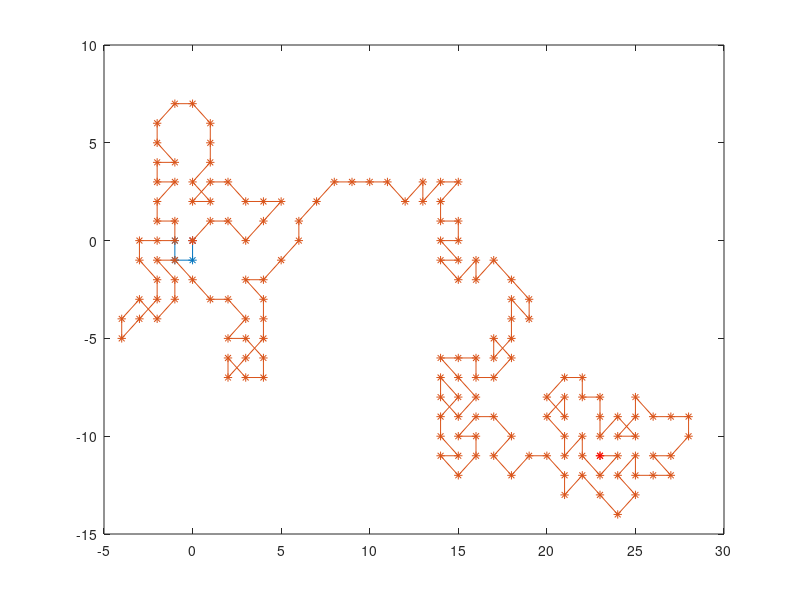

Here is the MATLAB script that generated this plot:
%% 3 A Naive approach - Random Walk
%Defining 
close all
d = 2;
N = 1e2;
noWalk = zeros(1, 2);
walk = zeros(N, 2);
     
for i = 3 : N + 1
    newDir = unidrnd(3, 1, 2) - 2;
     
    while newDir == noWalk
       newDir = unidrnd(3, 1, 2) - 2;
    end
     
    next = newDir + walk(i-2, :);
     
    if ismember(next,walk,'rows') == ones(1, 2)
        walk(i-1,:) = next;
        break
    end 
    walk(i - 1, :) = next;
end

plot(walk(1:i-2, 1), walk(1:i-2, 2),'-*')
hold on
plot(walk(i-1,1),walk(i-1,2),'-*r')
walk(1:i-1,:)
%%
%Defining the instrumental distribution gn as a standard random walk in Z2
 
%Plot the SAW
%uniform distr
%plot vector on 
%% 4 Improving - actual self avoiding walk
close all
d = 2;
N = 1e3;
walk = zeros(N, 2);
n = zeros(8,2);
counter = 0;
%for k  = 1:100
for i = 3 : N + 1
    % n is the neighbour-vector
    n(1,:) = walk(i-2,:) + [-1,0];
    n(2,:) = walk(i-2,:) + [-1,1];
    n(3,:) = walk(i-2,:) + [0,1];
    n(4,:) = walk(i-2,:) + [1,1];
    n(5,:) = walk(i-2,:) + [1,0];
    n(6,:) = walk(i-2,:) + [1,-1];
    n(7,:) = walk(i-2,:) + [0,-1];
    n(8,:) = walk(i-2,:) + [-1,-1];
     
    if ismember(n,walk,'rows') == ones(8,1)
        break
    end
     
    newDir = unidrnd(3, 1, 2) - 2;
    while ismember(newDir + walk(i-2,:),walk,'rows') == ones(1,2) 
       newDir = unidrnd(3, 1, 2) - 2;
    end
     
    next = newDir + walk(i-2, :);
    walk(i - 1, :) = next;
end
%if i == N+1
%    counter = counter + 1;
%end
%end 
plot(walk(1:i-2, 1), walk(1:i-2, 2),'-*')
hold on
plot(walk(i-2, 1), walk(i-2,2), '*r')